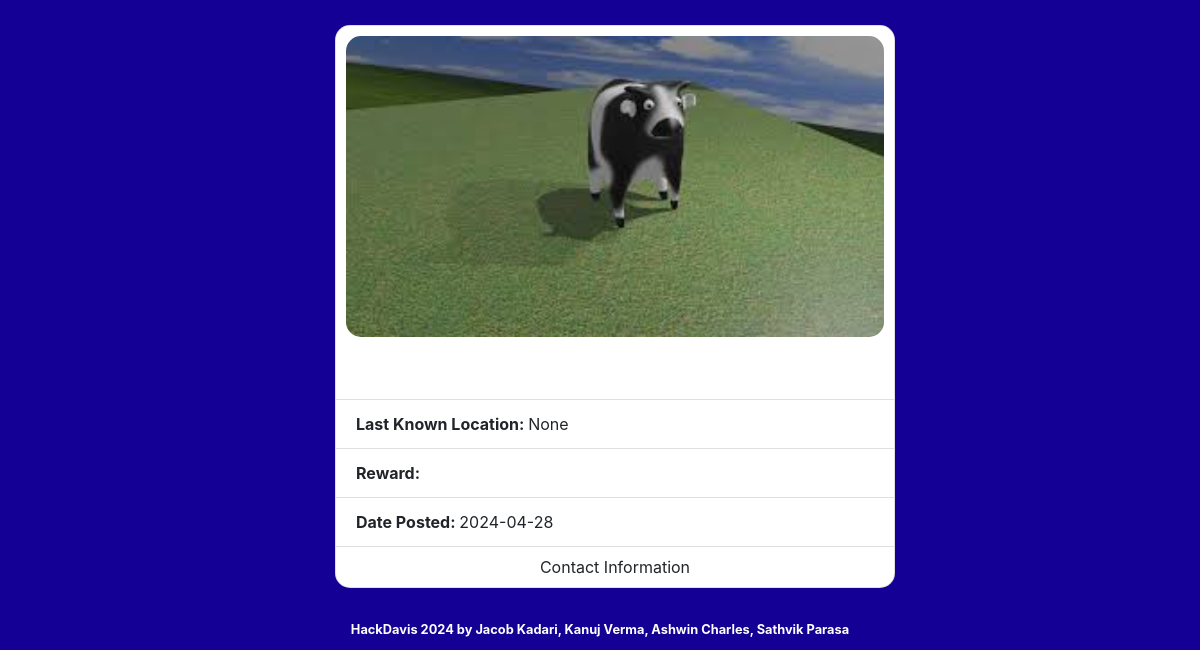
/reward (lower part), run on an earlier commit of the app's database.
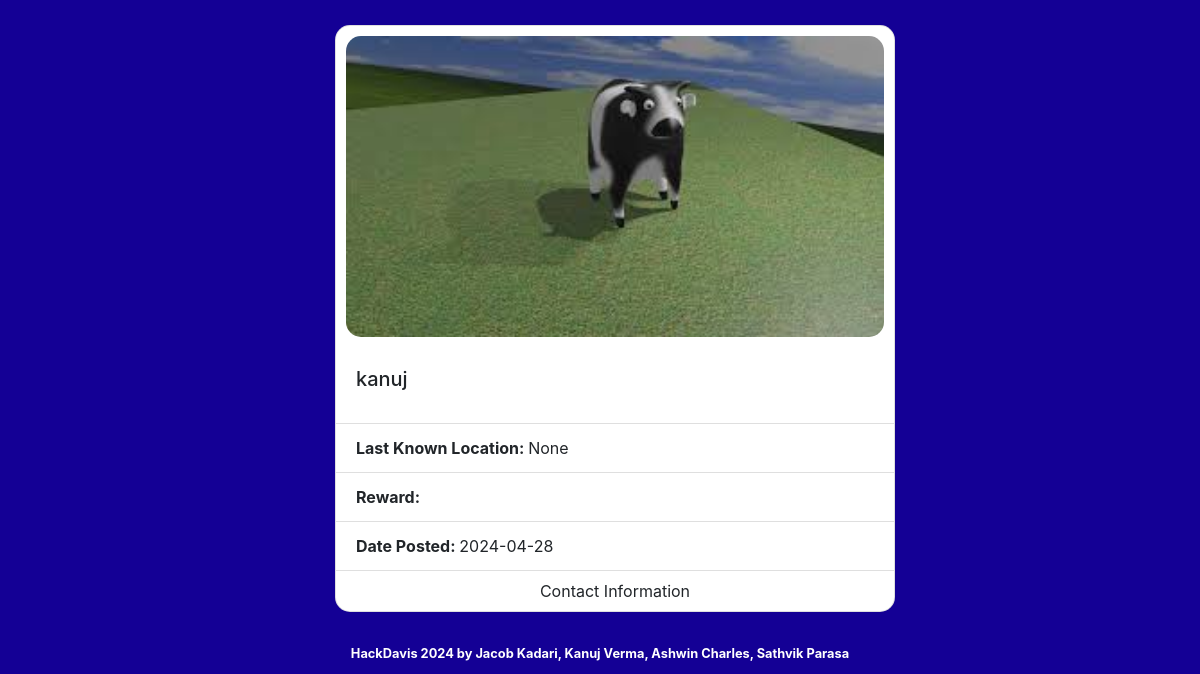
And on a later commit of the database.
### tables this page shows
CREATE TABLE "items" (
	"id"	INTEGER,
	"title"	TEXT,
	"description"	TEXT,
	"reward"	TEXT,
	"date_posted"	TEXT,
	"location"	TEXT,
	"image_reference"	INTEGER,
	"email"	TEXT,
	PRIMARY KEY("id" AUTOINCREMENT)
);

### app.py (the view)
@app.route('/reward', methods=['GET', 'POST'])
def reward():
    conn = get_db_connection()  # Open a new connection
    cursor = conn.cursor()
    if request.method == "GET":
        items = cursor.execute("SELECT * FROM items ORDER BY reward DESC").fetchall()
        conn.close()  # Close the connection after use
        return render_template("reward.html", items=items)
    search_query = request.form.get('search')
    items = cursor.execute("SELECT * FROM items WHERE title LIKE ? ORDER BY reward DESC;", (f"%{search_query}%",)).fetchall()
    conn.close()  # Close the connection after use
    return render_template("reward.html", items=items)

### app.py (called while the page is built)
def get_db_connection():
    conn = sqlite3.connect('spot.db', check_same_thread=False)
    conn.row_factory = sqlite3.Row  # Allows accessing columns by name
    return conn

### templates/reward.html (shortened to what this page needs)
<!DOCTYPE html>
<html lang="en">
<head style="background-color: #140095;">
    <link href="https://maxcdn.bootstrapcdn.com/bootstrap/4.1.3/css/bootstrap.min.css" rel="stylesheet">
    <link href="static/styles.css" rel="stylesheet">
</head>
<body style="background-color: #140095;">
    <main class="container p-3">
        <div class="col d-flex justify-content-center">
            <form method="POST" style="width: 35rem;" class=" d-grid gap-2 mx-auto form-control-mb">
                <div class="input-group">
                    <div class="input-group-append">
                        <div class="dropdown input-group-mb">
           {% for item in items %}
           <div class="container p-3 col d-flex justify-content-center">
               <div class="card" style="width: 35rem; border-radius: 15px;">
                   <img style="padding: 10px; border-radius: 25px;" class="card-img-top" src="static/default.jpeg" alt="Item image">
                   <div class="card-body">
                       <h5 class="card-title">{{item['title']}}</h5>
                     </div>
                     <ul class="list-group list-group-flush">
                       <li class="list-group-item font-weight-bold">Last Known Location: <a class="font-weight-normal">{{item['location']}}</a></li>
                       <li class="list-group-item font-weight-bold">Reward: <a class="font-weight-normal">{{item['reward']}}</a></li>
                       <li class="list-group-item font-weight-bold">Date Posted: <a class="font-weight-normal">{{item['date_posted']}}</a></li>
                     </ul>
                     <div style="padding: 8px;" class="card-body text-center">
                       <text href="#">Contact Information<br/>
                             </text>
                     </div>
                   </div>
           </div>
           {% endfor %}
       </main>
       <footer style="padding-top: 0px; padding-bottom: 10px;"class="text-white small text-center font-weight-bold">
           HackDavis 2024 by Jacob Kadari, Kanuj Verma, Ashwin Charles, Sathvik Parasa
       </footer>
   </body>
</html>

What changed in the data, as far as the page shows it:
changed items: title (not shown) → "kanuj"
